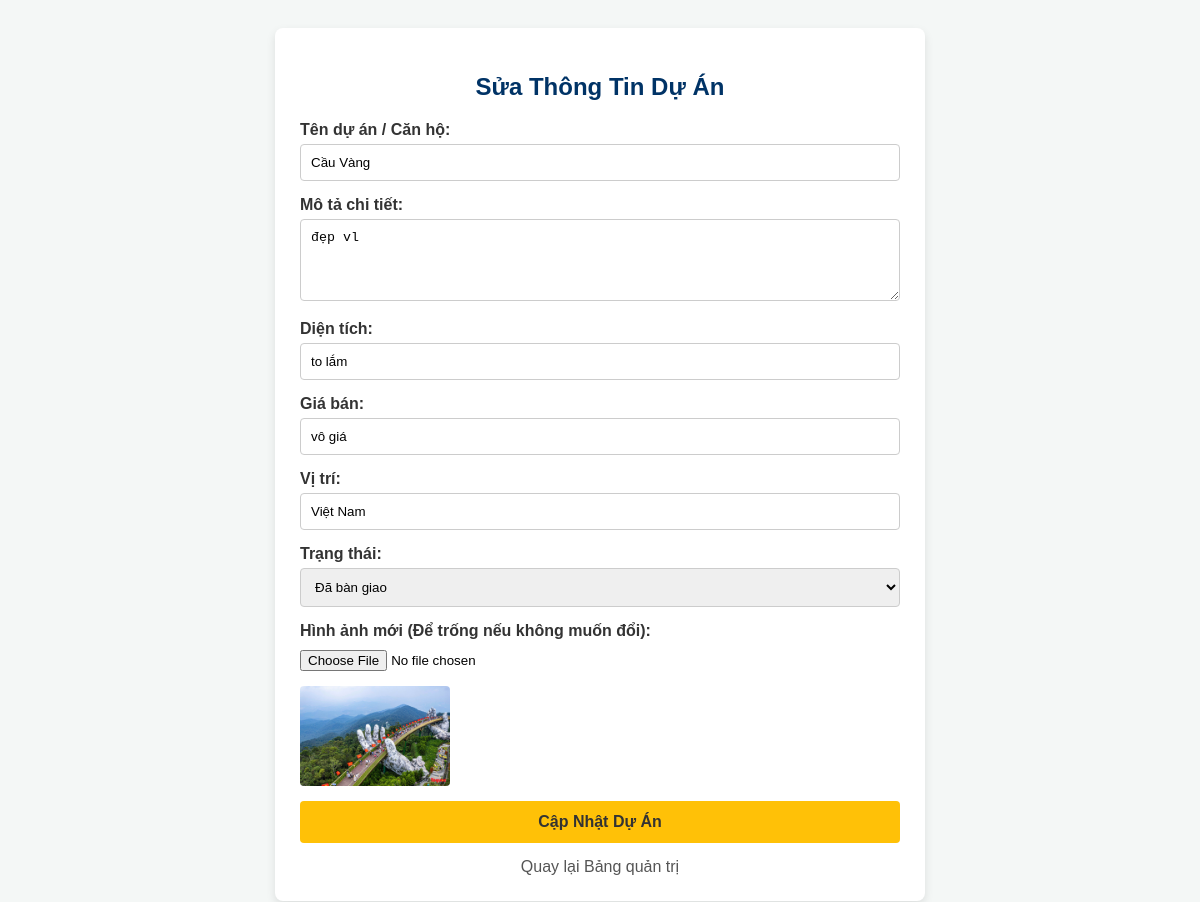
Screenshot of /admin/edit.php?id=3 (signed in) with the database file from the repository.
### tables this page shows
CREATE TABLE `apartments` (
  `id` int(11) NOT NULL,
  `title` varchar(255) NOT NULL,
  `description` text NOT NULL,
  `area` varchar(50) NOT NULL,
  `price` varchar(50) NOT NULL,
  `location` varchar(100) NOT NULL,
  `status` varchar(50) NOT NULL,
  `image_url` varchar(255) NOT NULL
);

### admin/edit.php (the view, shortened to what this page needs)
<?php
require_once '../includes/config.php';
$id = $_GET['id'];
$stmt = $conn->prepare("SELECT * FROM apartments WHERE id = ?");
$stmt->execute([$id]);
$apt = $stmt->fetch(PDO::FETCH_ASSOC);
?>
<!DOCTYPE html>
<html lang="vi">
<head>
</head>
<body>
    <div class="form-container">
        <h2>Sửa Thông Tin Dự Án</h2>
        <form action="edit.php?id=<?php echo $apt['id']; ?>" method="POST" enctype="multipart/form-data">
            <div class="form-group">
                <label>Tên dự án / Căn hộ:</label>
                <input type="text" name="title" value="<?php echo htmlspecialchars($apt['title']); ?>" required>
            </div>
            <div class="form-group">
                <label>Mô tả chi tiết:</label>
                <textarea name="description" rows="4" required><?php echo htmlspecialchars($apt['description']); ?></textarea>
            </div>
            <div class="form-group">
                <label>Diện tích:</label>
                <input type="text" name="area" value="<?php echo htmlspecialchars($apt['area']); ?>" required>
            </div>
            <div class="form-group">
                <label>Giá bán:</label>
                <input type="text" name="price" value="<?php echo htmlspecialchars($apt['price']); ?>" required>
            </div>
            <div class="form-group">
                <label>Vị trí:</label>
                <input type="text" name="location" value="<?php echo htmlspecialchars($apt['location']); ?>" required>
            </div>
            <div class="form-group">
                <label>Trạng thái:</label>
                <select name="status" required>
                    <option value="Đã bàn giao" <?php if($apt['status'] == 'Đã bàn giao') echo 'selected'; ?>>Đã bàn giao</option>
                </select>
            </div>
            <div class="form-group">
                <label>Hình ảnh mới (Để trống nếu không muốn đổi):</label>
                <input type="file" name="image" accept="image/*">
                <?php if(!empty($apt['image_url'])): ?>
                    <img src="../assets/images/<?php echo htmlspecialchars($apt['image_url']); ?>" class="current-image" alt="Current Image">
                <?php endif; ?>
            </div>
            <button type="submit">Cập Nhật Dự Án</button>
        </form>
        <a href="index.php" class="back-link">Quay lại Bảng quản trị</a>
    </div>
</body>
</html>

### admin/edit.php (style rules this page uses)
body { font-family: Arial, sans-serif; background: #f4f7f6; padding: 20px; }
.form-container { max-width: 600px; margin: 0 auto; background: white; padding: 25px; border-radius: 8px; box-shadow: 0 4px 10px rgba(0,0,0,0.1); }
h2 { color: #003366; text-align: center; margin-bottom: 20px; }
.form-group { margin-bottom: 15px; }
label { display: block; font-weight: bold; margin-bottom: 5px; color: #333; }
input[type="text"], select, textarea { width: 100%; padding: 10px; border: 1px solid #ccc; border-radius: 4px; box-sizing: border-box; }
input[type="file"] { padding: 5px 0; }
.current-image { width: 150px; border-radius: 4px; display: block; margin-top: 10px; }
button { background: #ffc107; color: #333; padding: 12px 20px; border: none; border-radius: 4px; cursor: pointer; font-size: 16px; width: 100%; font-weight: bold; transition: 0.3s; }
.back-link { display: block; text-align: center; margin-top: 15px; text-decoration: none; color: #555; }

### rows the page displays
apartments: title "Cầu Vàng", description "đẹp vl", area "to lắm", price "vô giá", location "Việt Nam", status "Đã bàn giao", image_url (picture)
